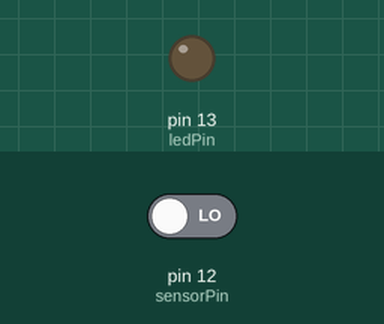
A sketch run on a simulated Arduino Uno, built with avr-gcc and run on an emulated ATmega328P. Parts: output pins drawn as LEDs (lit = HIGH). The inputs (shaded band) are chosen by the test bench; at power-on: pin 12 (sensorPin) LOW.

Above: at 3.5 s.
3.6 s: pin 12 (sensorPin) driven HIGH
At 4.9 s:
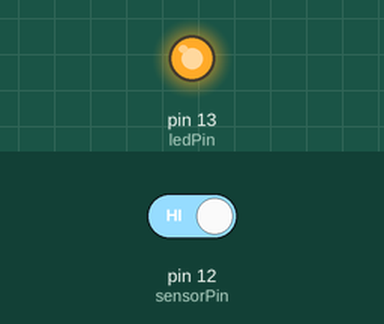
5.6 s: pin 12 (sensorPin) driven LOW
At 7.3 s:
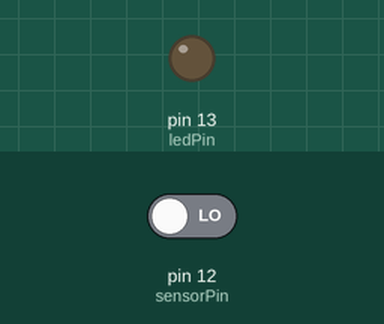
Timing chart, 0 to 8.8 s (numbered marks = the images above; inputs shaded):
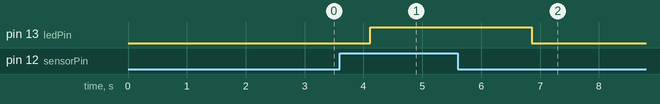

Measured:
- after the input at 3.6 s, pin 13 (ledPin): LOW → HIGH after 0.51 s
- after the input at 5.6 s, pin 13 (ledPin): HIGH → LOW after 1.3 s

The sketch:

IRbeamz.ino
```cpp
int sensorPin = 12; // the number of the infrared motion sensor pin
int ledPin = 13;    // the number of the LED pin
void setup() {
  pinMode(sensorPin, INPUT);  // initialize the sensor pin as input
  pinMode(ledPin, OUTPUT);    // initialize the LED pin as output
}
void loop() {
   // Turn on or off LED according to Infrared Motion Sensor
  digitalWrite(ledPin, digitalRead(sensorPin));
  delay(1371);              // wait for a second
}
```
